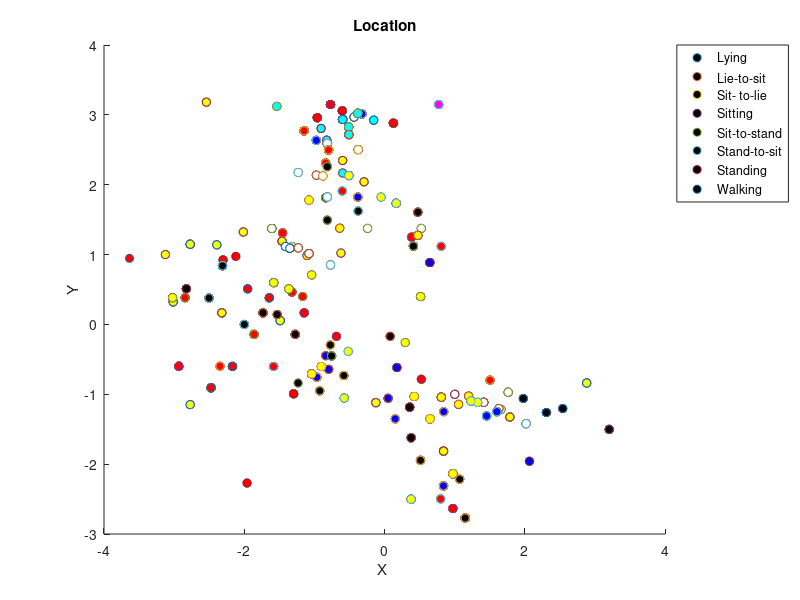

MATLAB code for this plot:
%% Plot the location where action happend
%  1 --> Lying
%  2 --> Lie-to-sit
%  3 -- > Sit- to-lie
%  4 --> Sitting
%  5 --> Sit-to-stand
%  6 --> Stand-to-sit
%  7 --> Standing
%  8 --> Walking
clc
clear

load Samples;

color = ['y','m','c','r','g','b','w','k'];
markertype = ['+','*','x','s','o','p','h','>'];

figure; 
for i = 1:length(Samples)
    location = Samples{i}.Location;
    label = Samples{i}.Label;
    for j = 1:size(location,2)
        scatter(location(1,:),location(2,:),'MarkerFaceColor',color(label)); 
        %scatter(location(1,:),location(2,:),'MarkerFaceColor',color(label),'Marker',markertype(label));
        hold on;
    end
end

title('Location');
xlabel('X ');
ylabel('Y');
legend('Lying','Lie-to-sit','Sit- to-lie','Sitting','Sit-to-stand','Stand-to-sit',...
              'Standing','Walking','Location','NorthEastOutside');